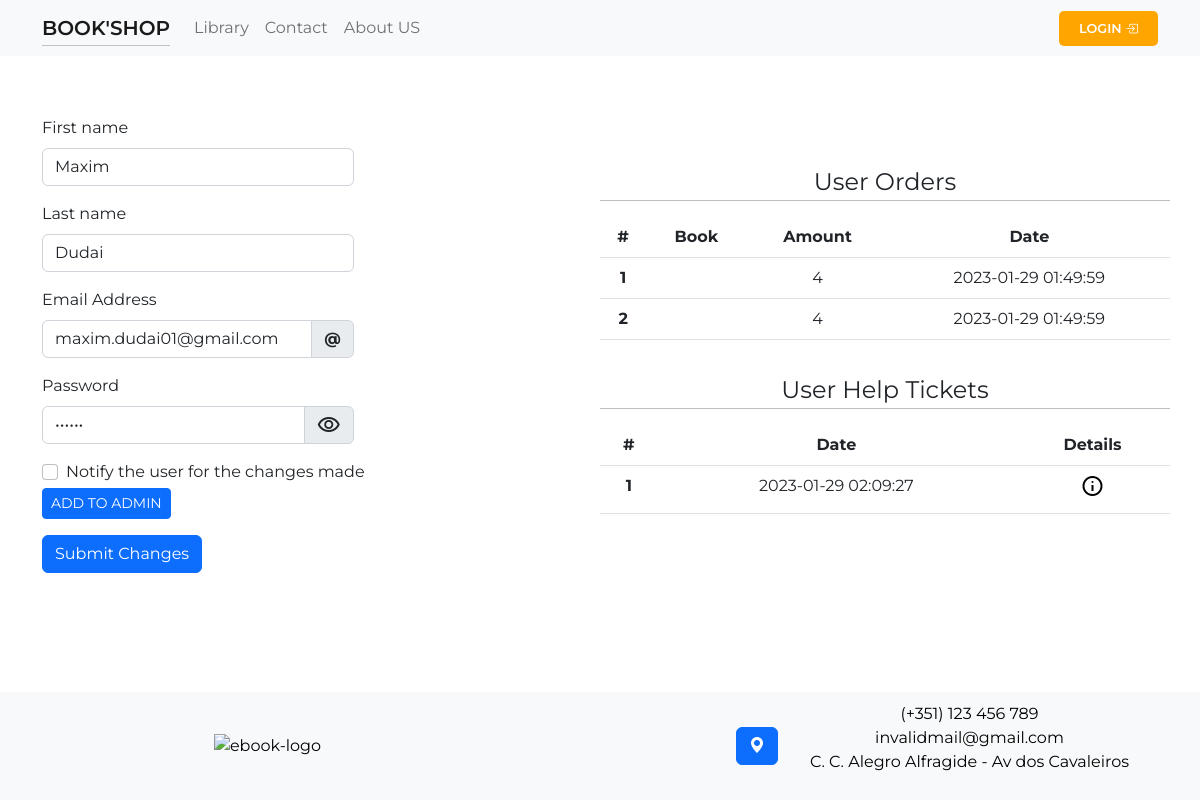
Before: /pages/admin/pages/users/edit_user/edit_user.php?user=1 with the older database file.
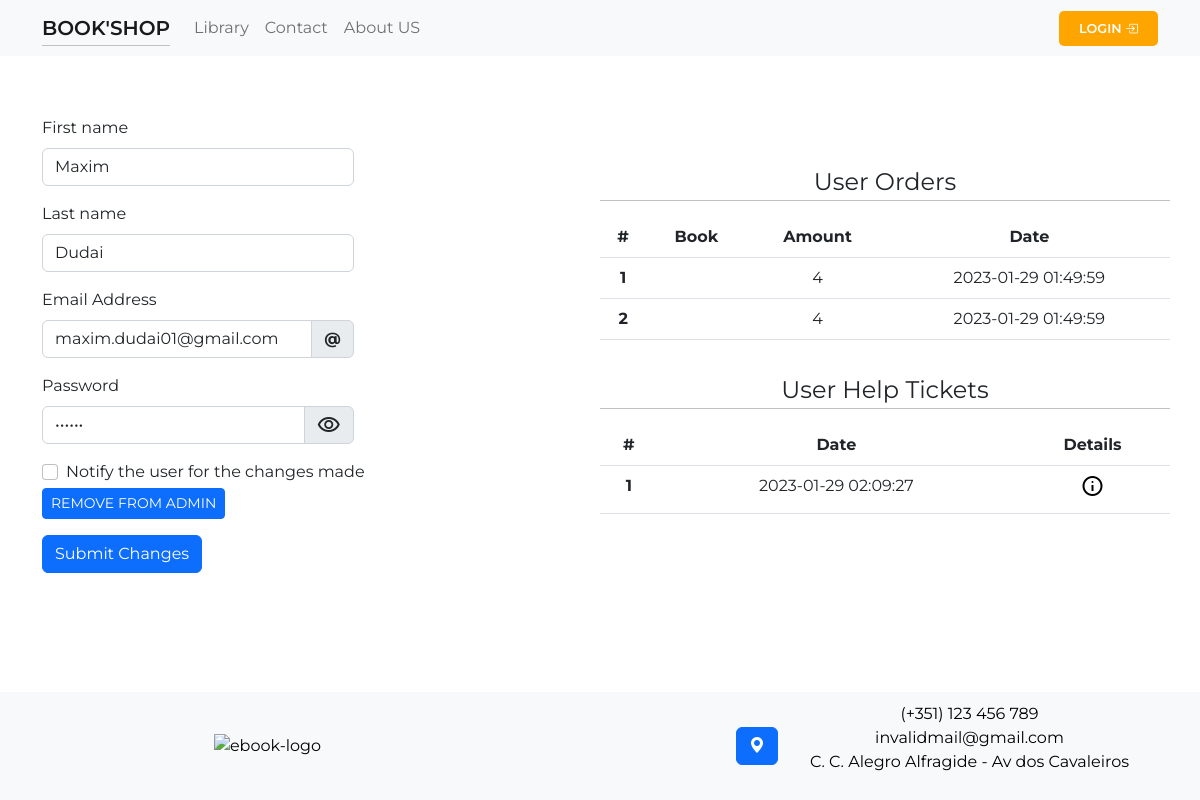
After: the same page with the newer database file.
### tables this page shows
CREATE TABLE `users` (
  `ID` int(11) NOT NULL,
  `fName` varchar(24) NOT NULL,
  `lName` varchar(24) NOT NULL,
  `password` varchar(64) NOT NULL,
  `email` varchar(256) NOT NULL,
  `reg_time` timestamp NOT NULL DEFAULT current_timestamp(),
  `admin` tinyint(1) NOT NULL DEFAULT 0
);

### pages/admin/pages/users/edit_user/edit_user.php (the view, shortened to what the changed rows need)
<?php
    require($_SERVER['DOCUMENT_ROOT'].'/shop/connection/database.php');
    $user_id = mysqli_real_escape_string($sql, $_GET['user']);
    $formatUserData = mysqli_query($sql, "SELECT * FROM `users` WHERE `ID` = '$user_id'");
    $userData = mysqli_fetch_assoc($formatUserData);
?>
<!DOCTYPE html>
<html lang="en">
    <?php
        require($_SERVER['DOCUMENT_ROOT'].'/shop/components/head.php');
    ?>
<body>
    <div class="container" style="margin-top: 5%;">
        <div class="row align-items-center justify-content-between">
            <div class="col">
                <form class="row g-3" method="post">
                    <div class="col-md-7">
                        <label for="userFirstName" class="form-label">First name</label>
                        <input type="text" class="form-control" name="userFirstName" id="userFirstName" value="<?php echo $userData['fName'] ?>" required>
                    </div>
                    <div class="col-md-7">
                        <label for="userLastName" class="form-label">Last name</label>
                        <input type="text" class="form-control" name="userLastName" id="userLastName" value="<?php echo $userData['lName'] ?>" required>
                    </div>
                    <div class="col-md-7">
                        <div class="input-group">
                            <input type="email" class="form-control" name="validUserEmail" id="validUserMail"  aria-describedby="userEmail" value="<?php echo $userData['email'] ?>" required>
                            <span class="input-group-text" id="userEmail"><b>@</b></span>
                        </div>
                    </div>
                    <div class="col-md-7">
                        <div class="input-group align-items-center">
                            <input type="password" class="form-control" name="validUserPassowrd" id="validUserPassowrd"  aria-describedby="inputGroupPrepend2" value="<?php echo $userData['password'] ?>" required>
                            <span class="material-symbols-outlined user-select-none input-group-text" id="changePasswordVisibility" role="button">visibility</span>
                        </div>
                    </div>
                    <div class="col-12">
                        <?php
                            $checkIfUserAdmin = mysqli_query($sql, "SELECT `admin`, `ID` FROM `users` WHERE `ID` = '$user_id'");
                            $isUserAdmin = mysqli_fetch_assoc($checkIfUserAdmin);
                            if($isUserAdmin['ID'] != $_SESSION['sqlID']) {
                                $manageAdmin = !$isUserAdmin['admin'] ? "ADD TO" : "REMOVE FROM";
                                $buttonName = !$isUserAdmin['admin'] ? "addToAdmin" : "removeFromAdmin";
                                echo '
                                    <div class="manageUserAdministrator mt-1">
                                        <button type="submit" name="'.$buttonName.'" class="btn btn-primary btn-sm">'.$manageAdmin.' ADMIN</button>
                                    </div>
                                ';
                            }
                        ?>
                    </div>
                </form>
            </div>
            <div class="col-md">
                <div class="col mt-1">
                    <div class="row">
                        <table class="table text-center">
                            <thead>
                                <tr>
                                    <th scope="col">#</th>
                                    <th scope="col">Book</th>
                                    <th scope="col">Amount</th>
                                    <th scope="col">Date</th>
                                </tr>
                            </thead>
                            <tbody>
                                    <?php
                                        $getUserOders = "SELECT * FROM `user_orders` WHERE `userID` = '$user_id'";
                                        $userOrders = mysqli_query($sql, $getUserOders);
                                        if(mysqli_num_rows($userOrders)) {
                                            while($row = mysqli_fetch_array($userOrders)) {
                                                echo '
                                                    <tr>
                                                        <th scope="row">'.$row['ID'].'</th>
                                                        <td>'.$row['bookName'].'</td>
                                                        <td>'.$row['amount'].'</td>
                                                        <td>'.$row['orderDate'].'</td>
                                                    </tr>
                                                ';
                                            }
                                        }
                                    ?>
                            </tbody>
                        </table>
                    </div>
                </div>
                <div class="col mt-3">
                    <div class="row">
                        <table class="table text-center">
                            <thead>
                                <tr>
                                    <th scope="col">#</th>
                                    <th scope="col">Date</th>
                                    <th scope="col">Details</th>
                                </tr>
                            </thead>
                            <tbody>
                                    <?php
                                        $getUserOders = "SELECT * FROM `users_support` WHERE `user_id` = '$user_id'";
                                        $userOrders = mysqli_query($sql, $getUserOders);
                                        if(mysqli_num_rows($userOrders)) {
                                            while($row = mysqli_fetch_array($userOrders)) {
                                                echo '
                                                    <tr>
                                                        <th scope="row">'.$row['ID'].'</th>
                                                        <td>'.$row['date'].'</td>
                                                        <td>
                                                            <a href="'.TICKETS_PAGE.'?ticket_id='.$row['ID'].'&from_admin=1"><span class="material-symbols-outlined">info</span></a>
                                                        </td>
                                                    </tr>
                                                ';
                                            }
                                        }
                                    ?>
                            </tbody>
                        </table>
                    </div>
                </div>
            </div>
        </div>
    </div>
</body>
</html>

Changed rows visible on the page:
changed users "Maxim": admin "ADD TO" → "REMOVE FROM"
